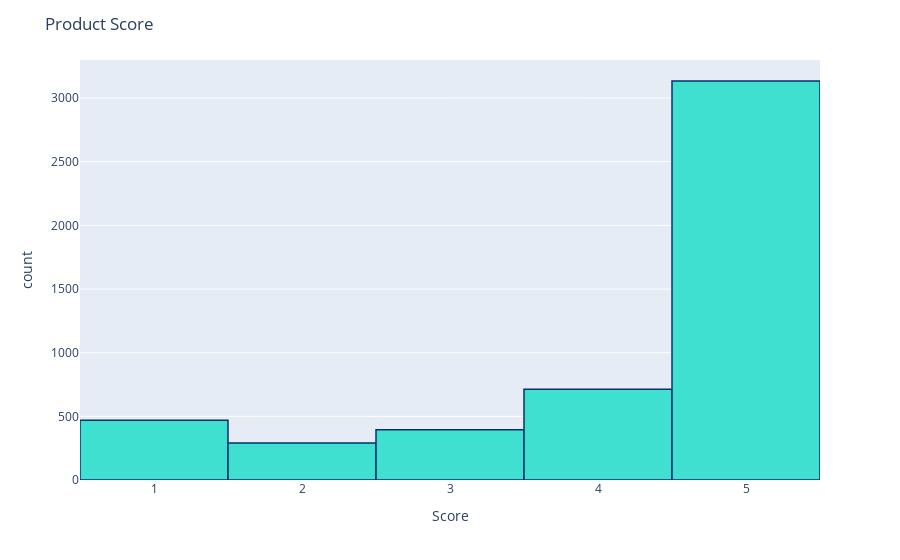

Notebook cell for this chart:
### Markdown cell above
After reading in the data using `pandas`, we can do some quick analysis to look at the distribution of scores

### Code cell
# Quick data discovery on product scores 
fig = px.histogram(df, x="Score")
fig.update_traces(marker_color="turquoise",marker_line_color='rgb(8,48,107)',
                  marker_line_width=1.5)
fig.update_layout(title_text='Product Score')
fig.show()

### Figure 1 — Plotly figure (JSON) as saved in the notebook; plotly's stock layout.template omitted (floating-point values rounded to 4 significant figures; data arrays with more than 128 entries replaced by an {"elided": "..."} marker saying what was removed)
{"data": [{"alignmentgroup": "True", "bingroup": "x", "hovertemplate": "Score=%{x}<br>count=%{y}<extra></extra>", "legendgroup": "", "marker": {"color": "turquoise", "line": {"color": "rgb(8,48,107)", "width": 1.5}, "pattern": {"shape": ""}}, "name": "", "offsetgroup": "", "orientation": "v", "showlegend": false, "type": "histogram", "x": {"elided": "5000 int values"}, "xaxis": "x", "yaxis": "y"}], "layout": {"barmode": "relative", "legend": {"tracegroupgap": 0}, "margin": {"t": 60}, "title": {"text": "Product Score"}, "xaxis": {"anchor": "y", "domain": [0, 1], "title": {"text": "Score"}}, "yaxis": {"anchor": "x", "domain": [0, 1], "title": {"text": "count"}}}}
